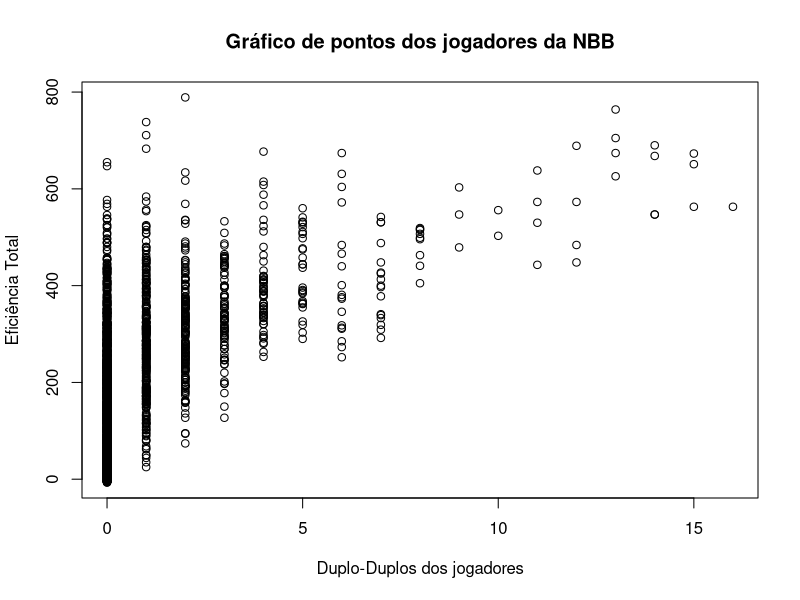
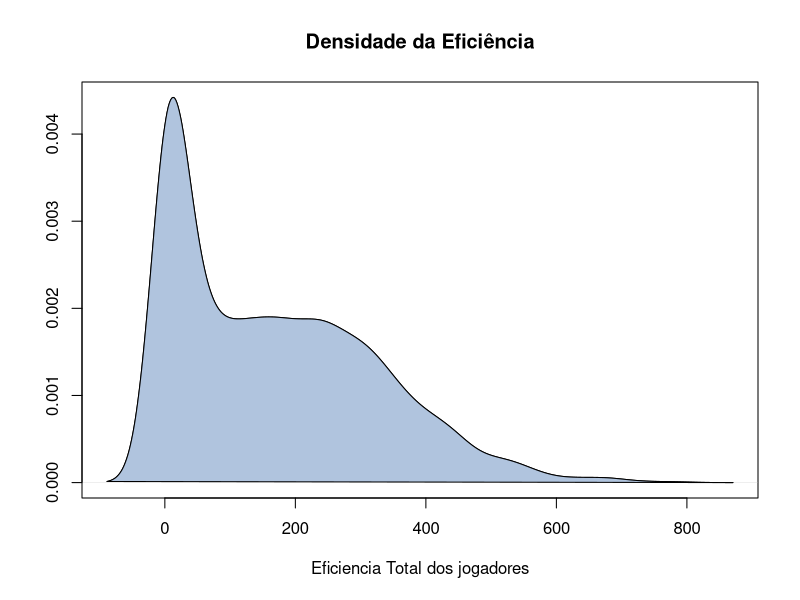
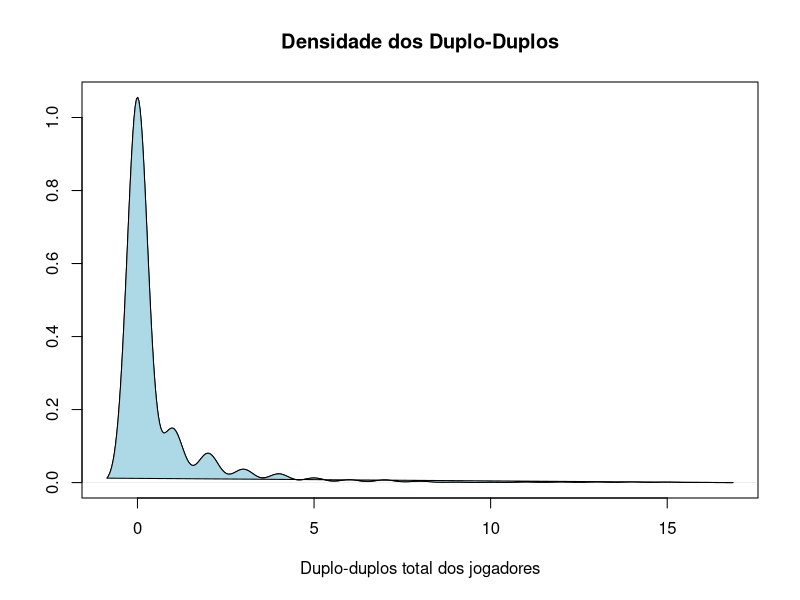
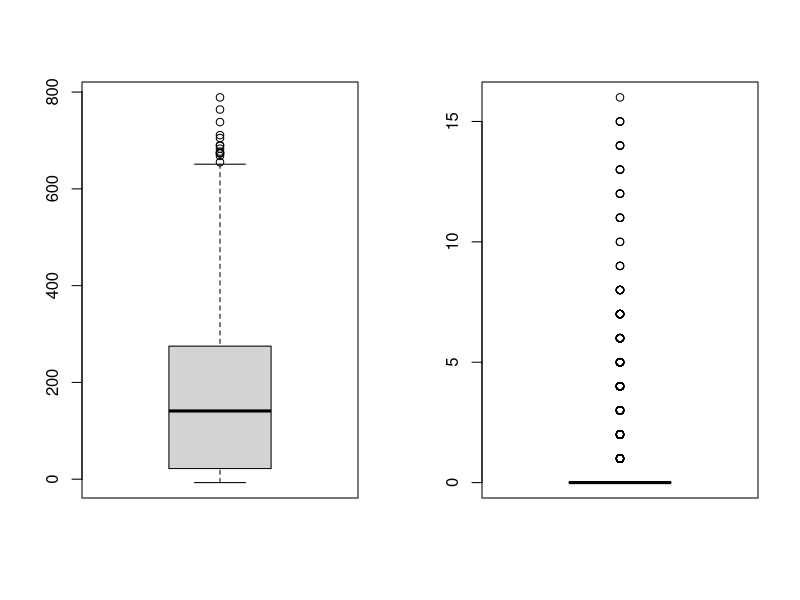

The R script that drew these images, in order: (Note: this script raises an error after producing the figures.)
library(readr)
library(dplyr)
library(MASS)


dados <- read.csv("Base_NBB.csv")

dados_2pts_ef <- dados[,c("DD_TOTAL","EF_TOTAL")]

sumDD <- c(summary(dados_2pts_ef$DD_TOTAL),var(dados_2pts_ef$DD_TOTAL),
           sd(dados_2pts_ef$DD_TOTAL))

sumef <- c(summary(dados_2pts_ef$EF_TOTAL),var(dados_2pts_ef$EF_TOTAL),
           sd(dados_2pts_ef$EF_TOTAL))

sumDD #estatisticas basicas das variaveis 
sumef



plot(dados_2pts_ef$DD_TOTAL,dados_2pts_ef$EF_TOTAL, type = "p",
     xlab = "Duplo-Duplos dos jogadores",
     ylab = "Eficiência Total",
     main = "Gráfico de pontos dos jogadores da NBB")

plot(i <- density(dados_2pts_ef$EF_TOTAL),
     xlab = "Eficiencia Total dos jogadores",
     ylab = "",main = "Densidade da Eficiência") #probabilidade
polygon(i, col = "#B0C4DE")



plot(j <- density(dados_2pts_ef$DD_TOTAL),
                  xlab = "Duplo-duplos total dos jogadores",
                  ylab = "",main = "Densidade dos Duplo-Duplos") #probabilidade
polygon(j, col = "#ADD8E6")

par(new = FALSE, mfrow=c(1,2))
boxplot(dados_2pts_ef$EF_TOTAL)
boxplot(dados_2pts_ef$DD_TOTAL)
cor(dados_2pts_ef$DD_TOTAL,dados_2pts_ef$EF_TOTAL)

#EXPLICAR SOBRE EFICIENCIA E ESTATISTICA DE BASQUETE
#Com esse summary podemos observar como a grande maioria dos jogadores
#não realiza duplo duplos, como observados no grafico de pontos
#porém observamos que ainda sim a media ainda se mantem positiva
#Observamos uma enorme presença de outliers pelo boxplot de eficiencia,
#diversos outros fatores influenciam isso, jogadores que ficam pouco tempo
#e produzem muito tendem a ficar com estatisticas buffadas geralmente sexto homem
#observamos que a var de DD_total é bem pequena em comparação a EF total
#isso nos indica que mesmo a presença de poucos duploduplos ja inflam bastante
#a eficiencia dos jogadores, mas também conseguimos ver que consequentemente tem
#uma baixa quantidade de jogadores com duplo-duplos na temporada

 
fit.model <- lm(EF_TOTAL ~DD_TOTAL, data = dados_2pts_ef)

fit.model <- lm(EF_TOTAL ~DD_TOTAL + I(DD_TOTAL^2), data = dados_2pts_ef)

dados_2pts_ef$EF_TOTAL <- dados_2pts_ef$EF_TOTAL


summary(fit.model)

fit.model <- lm(EF_TOTAL + 1 ~DD_TOTAL + I(DD_TOTAL^2),
                data = dados_2pts_ef)
boxcox(fit.model, lambda = seq(0, 1, 1/10))
boxcox(fit.model)

fit.model <- lm(EF_TOTAL^0.4 ~DD_TOTAL + I(DD_TOTAL^2), data = dados_2pts_ef)
summary(fit.model)

#---------------------------------------------------------------#
# Para  rodar este programa deixe no objeto fit.model a sa?da 
# do ajuste da regress?o do modelo normal linear.Deixe tamb?m
# os dados dispon?veis atrav?s do comando attach(...). Depois
# use o comando source(...) no R ou S-plus para executar o 
# programa. A sequ?ncia de comandos ? a seguinte:
#
#       fit.model <- ajuste
#       attach(dados)
#       source("envel_norm")
#
# A sa?da ser? o gr?fico de envelope para o res?duo padronizado.
# Para colocar  um  t?tulo no gr?fico ap?s a sa?da use o comando
# title("...").
#---------------------------------------------------------------#
#
par(mfrow=c(1,1))
X <- model.matrix(fit.model)
n <- nrow(X)
p <- ncol(X)
H <- X%*%solve(t(X)%*%X)%*%t(X)
h <- diag(H)
si <- lm.influence(fit.model)$sigma
r <- resid(fit.model)
tsi <- r/(si*sqrt(1-h))
#
ident <- diag(n)
epsilon <- matrix(0,n,100)
e <- matrix(0,n,100)
e1 <- numeric(n)
e2 <- numeric(n)
#
for(i in 1:100){
  epsilon[,i] <- rnorm(n,0,1)
  e[,i] <- (ident - H)%*%epsilon[,i]
  u <- diag(ident - H)
  e[,i] <- e[,i]/sqrt(u)
  e[,i] <- sort(e[,i]) }
#
for(i in 1:n){
  eo <- sort(e[i,])
  e1[i] <- (eo[2]+eo[3])/2
  e2[i] <- (eo[97]+eo[98])/2 }
#
med <- apply(e,1,mean)
faixa <- range(tsi,e1,e2)
#
par(pty="s")
qqnorm(tsi,xlab="Percentis da N(0,1)",
       ylab="Residuo Studentizado", ylim=faixa, pch=16)
par(new=TRUE)
qqnorm(e1,axes=F,xlab="",ylab="",type="l",ylim=faixa,lty=1)
par(new=TRUE)
qqnorm(e2,axes=F,xlab="",ylab="", type="l",ylim=faixa,lty=1)
par(new=TRUE)
qqnorm(med,axes=F,xlab="",ylab="",type="l",ylim=faixa,lty=2)

#--------------------------------------------------------------#








